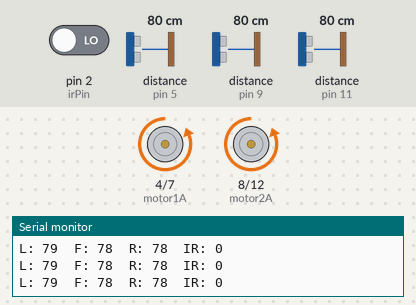
A sketch run on a simulated Arduino Uno, built with avr-gcc and run on an emulated ATmega328P. Parts: motor-driver pin pairs drawn as motors (green arrow = first pin HIGH = forward, orange = second pin HIGH = backward, longer = more drive), the last lines printed to the serial monitor. Wiring (inferred from the names in the program): 3 × ultrasonic range finder: trigger pin 3, echo pin 5 / trigger pin 6, echo pin 9 / trigger pin 10, echo pin 11. The inputs (shaded band) are chosen by the test bench; at power-on: distance to the obstacle (sensors on pin 9, pin 5, pin 11) 80 cm, pin 2 (irPin) LOW. The echo pulse lasts 58.3 µs per cm.

Above: at 1.2 s.
1.3 s: distance to the obstacle (sensor on pin 9) set to 19 cm
2.8 s: distance to the obstacle (sensor on pin 9) set to 15 cm
At 3.1 s:
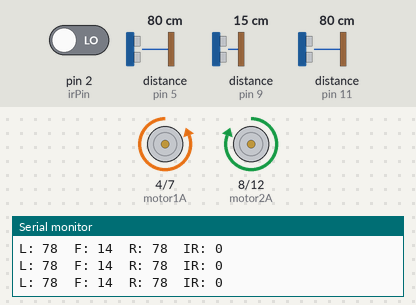
4.3 s: pin 2 (irPin) driven HIGH
At 5.3 s:
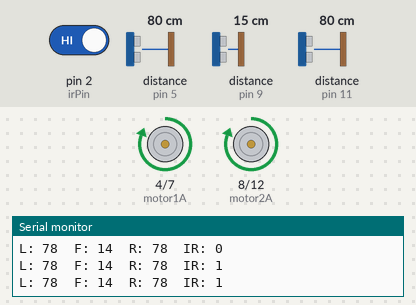
5.8 s: pin 2 (irPin) driven LOW
At 6.1 s:
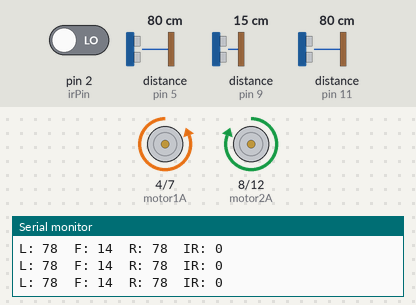
Timing chart, 0 to 8.8 s (numbered marks = the images above; inputs shaded):
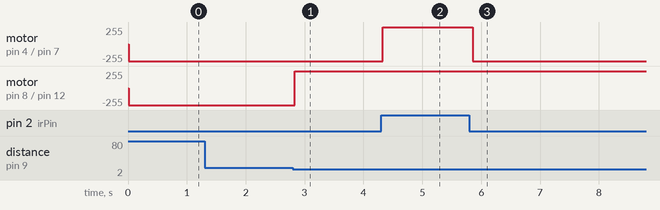

The sketch:

Vacuum_cleaner.ino
```cpp
/* ------------------------------------------------------------
   AUTOMATIC VACUUM CLEANER ROBOT
   Using Arduino + 3 Ultrasonic Sensors + IR edge detector
   Movement controlled through L298N Motor Driver
-------------------------------------------------------------*/

const int trigPin1 = 3;     // Left sensor trigger
const int echoPin1 = 5;     // Left sensor echo

const int trigPin2 = 6;     // Front sensor trigger
const int echoPin2 = 9;     // Front sensor echo

const int trigPin3 = 10;    // Right sensor trigger
const int echoPin3 = 11;    // Right sensor echo

int irPin = 2;              // IR floor sensor

// Motor driver pins
int motor1A = 4;
int motor1B = 7;
int motor2A = 8;
int motor2B = 12;

// Variables
long duration1, duration2, duration3;
int distLeft, distFront, distRight;

int a = 0;   // floor status memory bit

// -------------------------------------------------------------
// Setup
// -------------------------------------------------------------
void setup() {
  Serial.begin(9600);

  pinMode(trigPin1, OUTPUT);
  pinMode(trigPin2, OUTPUT);
  pinMode(trigPin3, OUTPUT);

  pinMode(echoPin1, INPUT);
  pinMode(echoPin2, INPUT);
  pinMode(echoPin3, INPUT);

  pinMode(irPin, INPUT);

  pinMode(motor1A, OUTPUT);
  pinMode(motor1B, OUTPUT);
  pinMode(motor2A, OUTPUT);
  pinMode(motor2B, OUTPUT);
}

// -------------------------------------------------------------
// Function to read distance from ultrasonic sensor
// -------------------------------------------------------------
int getDistance(int trigPin, int echoPin) {
  digitalWrite(trigPin, LOW);
  delayMicroseconds(2);

  digitalWrite(trigPin, HIGH);
  delayMicroseconds(10);
  digitalWrite(trigPin, LOW);

  long duration = pulseIn(echoPin, HIGH);
  int distance = duration * 0.034 / 2;
  return distance;
}

// -------------------------------------------------------------
// Motor control functions
// -------------------------------------------------------------
void moveForward() {
  digitalWrite(motor1A, LOW);
  digitalWrite(motor1B, HIGH);
  digitalWrite(motor2A, LOW);
  digitalWrite(motor2B, HIGH);
}

void moveBackward() {
  digitalWrite(motor1A, HIGH);
  digitalWrite(motor1B, LOW);
  digitalWrite(motor2A, HIGH);
  digitalWrite(motor2B, LOW);
}

void turnLeft() {
  digitalWrite(motor1A, LOW);
  digitalWrite(motor1B, HIGH);
  digitalWrite(motor2A, HIGH);
  digitalWrite(motor2B, LOW);
}

void turnRight() {
  digitalWrite(motor1A, HIGH);
  digitalWrite(motor1B, LOW);
  digitalWrite(motor2A, LOW);
  digitalWrite(motor2B, HIGH);
}

void stopBot() {
  digitalWrite(motor1A, LOW);
  digitalWrite(motor1B, LOW);
  digitalWrite(motor2A, LOW);
  digitalWrite(motor2B, LOW);
}

// -------------------------------------------------------------
// Main Loop
// -------------------------------------------------------------
void loop() {

  // Read all sensor distances
  distLeft  = getDistance(trigPin1, echoPin1);
  distFront = getDistance(trigPin2, echoPin2);
  distRight = getDistance(trigPin3, echoPin3);

  int s = digitalRead(irPin); // IR floor status

  Serial.print("L: "); Serial.print(distLeft);
  Serial.print("  F: "); Serial.print(distFront);
  Serial.print("  R: "); Serial.print(distRight);
  Serial.print("  IR: "); Serial.println(s);

  // If floor missing → move backward once, then force left turn
  if (s == HIGH) {
    moveBackward();
    delay(700);
    a = 1;
  }

  // If safe floor and no memory flag, move forward
  if ((a == 0) && (s == LOW) &&
      distLeft > 15 && distFront > 15 && distRight > 15) {
    moveForward();
  }

  // Right turn condition
  else if ((a == 0) && s == LOW &&
          (distLeft <= 15 && distFront > 15 && distRight <= 15)) {
    turnRight();
  }

  // Left turn (forced or obstacle)
  else if ((a == 1 && s == LOW) ||
           (s == LOW && distLeft <= 15 && distFront <= 15 && distRight > 15)) {
    turnLeft();
    delay(100);
    a = 0;
  }

  // Right-side obstacle → go left
  else if (s == LOW &&
          ((distLeft > 15 && distFront <= 15 && distRight <= 15) ||
           (distLeft > 15 && distFront > 15 && distRight <= 15) ||
           (distLeft > 15 && distFront <= 15 && distRight > 15))) {
    turnLeft();
  }

  delay(50);
}
```

Measured:
- the behaviour switches between 17 and 16 cm on distance to the obstacle (sensor on pin 9) (found by bisection; images 0 and 1)
- after the input at 2.8 s, motor on pin 8 (motor2A) / pin 12 (motor2B): backward 255/255 → forward 255/255 at once
- after the input at 4.3 s, motor on pin 4 (motor1A) / pin 7 (motor1B): backward 255/255 → forward 255/255 at once
- after the input at 5.8 s, motor on pin 4 (motor1A) / pin 7 (motor1B): forward 255/255 → backward 255/255 after 0.06 s
